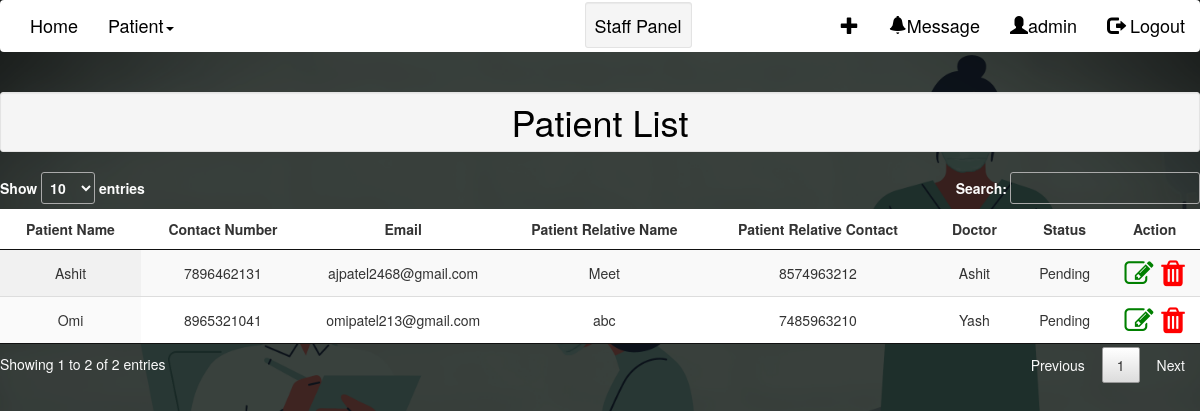
The app's page /viewPatient/ (signed in) with its own data.
### home/models.py (models this page shows, shortened)
class Patient(models.Model):
    caseNumber = models.IntegerField(('Case Number'),default=random.randint(100000,999999),unique=True)
    patientId = models.AutoField(primary_key=True)
    patientName = models.CharField(("Patient Name"),max_length=24)
    patientEmail = models.EmailField(("Email Id"),unique=True)
    GENDER_CHOICES = (
        ('M', 'Male'),
        ('F', 'Female'),
    )
    gender = models.CharField(max_length=1, choices=GENDER_CHOICES)
    phone = models.IntegerField(("Phone Number"),validators=[validate_phoneNumber],unique=True)
    patientRelativeNumber = models.IntegerField(("Relative's Phone number"),validators=[validate_phoneNumber])
    patientRelativeName = models.CharField(("Relative's name"),max_length=24)
    line1 = models.CharField(("Address line1"),max_length=250)
    line2 = models.CharField(("Address line2"),max_length=250)
    state = models.ForeignKey('State',on_delete=models.CASCADE,null=True)
    sname = State.objects.filter(stateName = state)
    city = models.ForeignKey('City',on_delete=models.CASCADE,null=True) #,limit_choices_to={'stateName': 1}
    pincode = models.IntegerField(("Pincode"),validators=[validate_pincode])
    previousHistory = models.CharField(("Previous history"),max_length=250)
    dob = models.DateField(("Date of birth"))
    wardName = models.ForeignKey('Ward',on_delete=models.CASCADE,blank=True,default="")
    bedNumber  = models.ForeignKey('Bed',on_delete=models.CASCADE,blank=True) #,limit_choices_to={'occupied': False}
    doctorName = models.ForeignKey('Doctor',on_delete=models.CASCADE,default=None,blank=True)
    doctorNotes = models.CharField(("Doctor Notes"),max_length=250,default=None,blank=True)
    doctorVisitingTime = models.DateTimeField(("Doctor Visiting Time"),default=None,blank=True)
    dateTime = models.DateTimeField(("Date Time"),default=now)
    pending = 'Pending'
    critical = 'Critical'
    recovering = 'Recovering'
    recovered = 'Recovered'
    deceased = 'Deceased'
    PATIENT_STATUS_CHOICES = [
        (pending,'pending'),
        (critical, 'critical'),
        (recovering, 'recovering'),
        (recovered, 'recovered'),
        (deceased, 'deceased'),]
    patientStatus = models.CharField(("Patient Status"),max_length=10,choices=PATIENT_STATUS_CHOICES,default=pending)

class Doctor(models.Model):
    doctorId = models.AutoField(primary_key=True)
    doctorName = models.CharField(("Doctor Name"),max_length=24)
    doctorUsername=models.CharField(("Doctor Username"),max_length=15)
    doctorPass=models.CharField(("Doctor Password"),max_length=100)
    doctorContact = models.IntegerField(("Doctor Contact"))
    Specialization = models.ForeignKey('Specialization',on_delete = models.CASCADE,null=False)
    def __str__(self):
        return self.doctorName

### home/views.py (the view)
# urls.py: path('viewPatient/',views.viewPatient,name="viewPatient"),
def viewPatient(request):
    viewData = Patient.objects.all()
    return render(request, 'viewPatient.html',{"viewData":viewData})

### home/templates/viewPatient.html (shortened to what this page needs)
{% load static %}
{% include 'staffNav.html' %}
<!DOCTYPE html>
<html lang="en">
<head>
    <link rel="stylesheet" href="https://use.fontawesome.com/releases/v5.8.1/css/all.css">
    <link  href="{% static 'css/responsive.css' %}" rel="stylesheet">
    <link  href="{% static 'css/jquery.mCustomScrollbar.min.css' %}" rel="stylesheet">
    <link rel="stylesheet" href="https://netdna.bootstrapcdn.com/font-awesome/4.0.3/css/font-awesome.css">
    <link  href="{% static 'css/owl.carousel.min.css' %}" rel="stylesheet">
    <link rel="stylesheet" href="https://cdnjs.cloudflare.com/ajax/libs/fancybox/2.1.5/jquery.fancybox.min.css" media="screen">
    <link rel="stylesheet" href="{% static 'css/dataTable.css' %}">
    <link rel="stylesheet" href="https://cdnjs.cloudflare.com/ajax/libs/font-awesome/4.7.0/css/font-awesome.min.css">
    <link rel="stylesheet" href="{% static 'css/staffNav.css' %}">
</head>
<body >
    <h1 class="text-center well well-sm  page-header"><strong>Patient List</strong></h1>
        <table id="example" class="display" style="width:100%;">
            <thead>
                <tr>
                    <th style="background-color: white;">Patient Name</th>
                    <th style="background-color: white;">Contact Number</th>
                    <th style="background-color: white;">Email</th>
                    <th style="background-color: white;">Patient Relative Name</th>
                    <th style="background-color: white;">Patient Relative Contact</th>
                    <th style="background-color: white;">Doctor</th>
                    <th style="background-color: white;">Status</th>
                    <th style="background-color: white;">Action</th>
                </tr>
            </thead>
            <tbody>
                {% for i in viewData %}
                <tr>
                    <td>{{i.patientName}}</td>
                    <td>{{i.phone}}</td>
                    <td>{{i.patientEmail}}</td>
                    <td>{{i.patientRelativeName}}</td>
                    <td>{{i.patientRelativeNumber}}</td>
                    <td>{{i.doctorName}}</td>
                    <td>{{i.patientStatus}}</td>
                    <td><a href="/updatePatient?id={{i.patientId}}/"><i class="fa fa-edit" style="font-size:29px;color:green"></i></a>&nbsp;
                        <a href="/deletePatient?id={{i.patientId}}/" onclick="showAlert();"><i class="fa fa-trash" style="font-size:30px;color:red"></i></a></td>
                </tr>
                {% endfor %}
            </tbody>
        </table>
</body>
</html>

### static/css/staffNav.css (style rules this page uses)
body { background: url('../doccopy.png'); background-size: cover; }
b, strong { font-weight: 500; color: black; }
body { font-family: "Helvetica Neue",Helvetica,Arial,sans-serif; font-size: 14px; color: #333; }
th,td { text-align: center; }

### static/css/dataTable.css (style rules this page uses)
table.dataTable { width:100%;margin:0 auto;clear:both;border-collapse:separate;border-spacing:0 }
table.dataTable thead th,table.dataTable tfoot th { font-weight:bold }
table.dataTable thead th,table.dataTable thead td { padding:10px 18px;border-bottom:1px solid #111 }
table.dataTable thead .sorting,table.dataTable thead .sorting_asc,table.dataTable thead .sorting_desc,table.dataTable thead .sorting_asc_disabled,table.dataTable thead .sorting_desc_disabled { cursor:pointer;*cursor:hand;background-repeat:no-repeat;background-position:center right }
table.dataTable thead .sorting { background-image:url("../images/sort_both.png") }
table.dataTable thead .sorting_asc { background-image:url("../images/sort_asc.png") !important }
table.dataTable tbody tr { background-color:#fff }
table.dataTable tbody th,table.dataTable tbody td { padding:8px 10px }
table.dataTable.row-border tbody th,table.dataTable.row-border tbody td,table.dataTable.display tbody th,table.dataTable.display tbody td { border-top:1px solid #ddd }
table.dataTable.row-border tbody tr:first-child th,table.dataTable.row-border tbody tr:first-child td,table.dataTable.display tbody tr:first-child th,table.dataTable.display tbody tr:first-child td { border-top:none }
table.dataTable.stripe tbody tr.odd,table.dataTable.display tbody tr.odd { background-color:#f9f9f9 }
table.dataTable.order-column tbody tr>.sorting_1,table.dataTable.order-column tbody tr>.sorting_2,table.dataTable.order-column tbody tr>.sorting_3,table.dataTable.display tbody tr>.sorting_1,table.dataTable.display tbody tr>.sorting_2,table.dataTable.display tbody tr>.sorting_3 { background-color:#fafafa }
table.dataTable.display tbody tr.odd>.sorting_1,table.dataTable.order-column.stripe tbody tr.odd>.sorting_1 { background-color:#f1f1f1 }
table.dataTable.display tbody tr.even>.sorting_1,table.dataTable.order-column.stripe tbody tr.even>.sorting_1 { background-color:#fafafa }
table.dataTable.no-footer { border-bottom:1px solid #111 }
table.dataTable th,table.dataTable td { box-sizing:content-box }

### records on screen
Patient: patientName "Ashit", phone "7896462131", patientEmail "ajpatel2468@gmail.com", patientRelativeName "Meet", patientRelativeNumber "8574963212", doctorName "Ashit", patientStatus "Pending"
Patient: patientName "Omi", phone "8965321041", patientEmail "omipatel213@gmail.com", patientRelativeName "abc", patientRelativeNumber "7485963210", doctorName "Yash", patientStatus "Pending"

### other values on screen
{{ request.session.Suser }} "admin"
